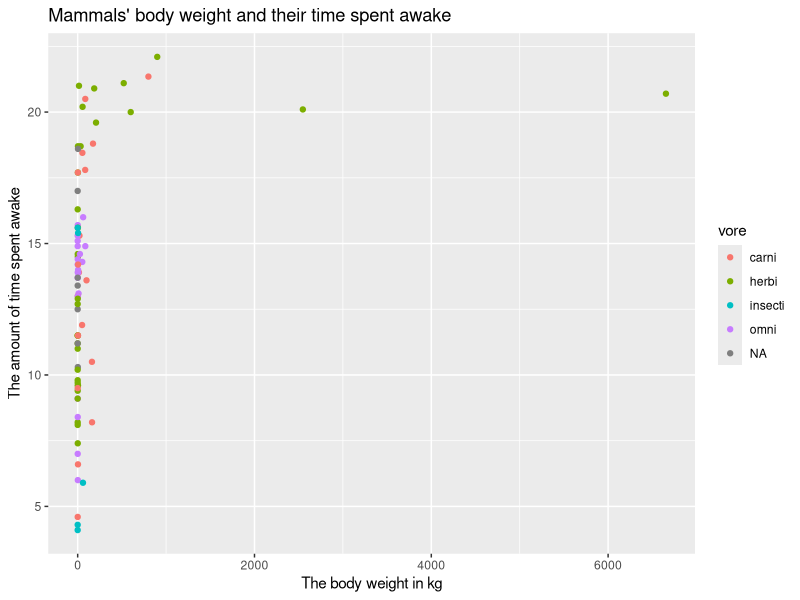
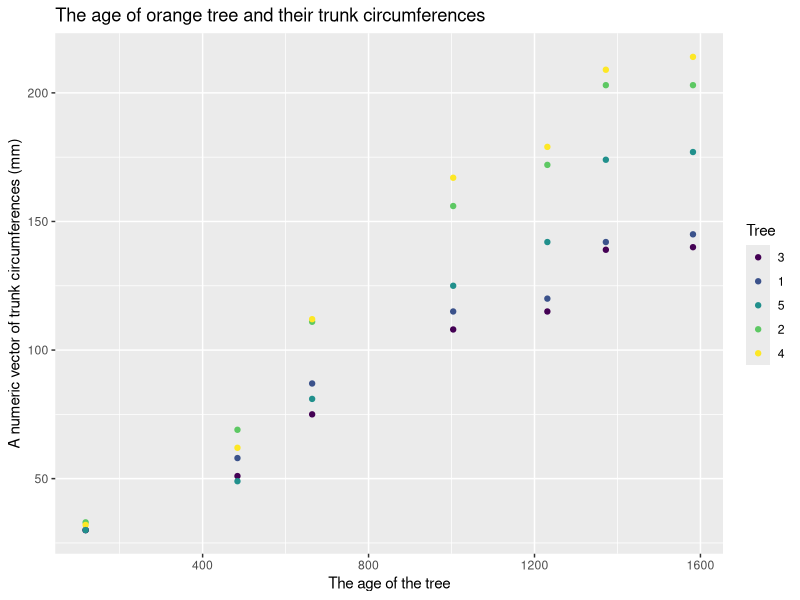

Generate these figures, in order, with R:
## ---- chunk 1
library(tidyverse)

ggplot(msleep, aes(x= bodywt,y=awake, color= vore))+
  geom_point()+
  labs (
    x = "The body weight in kg",
    y = "The amount of time spent awake",
    title = "Mammals' body weight and their time spent awake"
  )

## ---- chunk 2
ggplot(Orange, aes(x=age, y=circumference, color=Tree))+
  geom_point()+
  labs(
    x= "The age of the tree", 
    y="A numeric vector of trunk circumferences (mm)", 
    title= "The age of orange tree and their trunk circumferences"
  )
